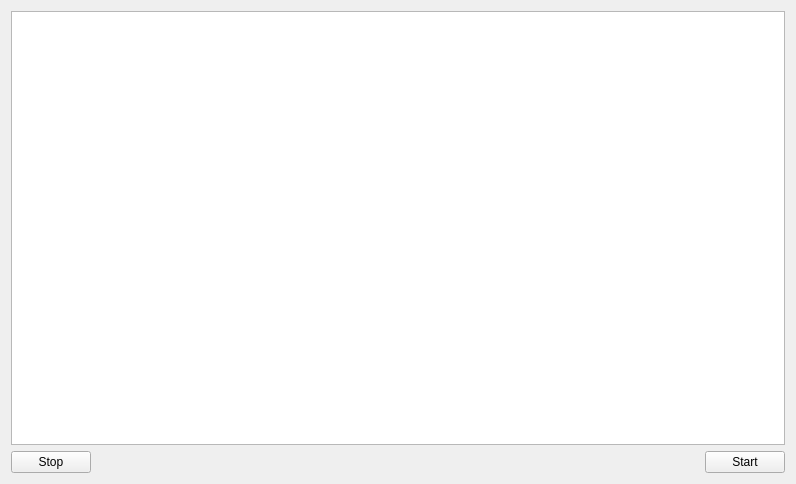
<?xml version="1.0" encoding="UTF-8"?>
<ui version="4.0">
 <class>NetworkWindow</class>
 <widget class="QMainWindow" name="NetworkWindow">
  <property name="geometry">
   <rect>
    <x>0</x>
    <y>0</y>
    <width>796</width>
    <height>484</height>
   </rect>
  </property>
  <property name="windowTitle">
   <string>NetworkWindow</string>
  </property>
  <widget class="QWidget" name="centralWidget">
   <layout class="QGridLayout" name="gridLayout">
    <item row="0" column="0" colspan="3">
     <widget class="QTextBrowser" name="textinfo"/>
    </item>
    <item row="1" column="0">
     <widget class="QPushButton" name="stoping">
      <property name="text">
       <string>Stop</string>
      </property>
     </widget>
    </item>
    <item row="1" column="1">
     <spacer name="horizontalSpacer">
      <property name="orientation">
       <enum>Qt::Horizontal</enum>
      </property>
      <property name="sizeHint" stdset="0">
       <size>
        <width>653</width>
        <height>20</height>
       </size>
      </property>
     </spacer>
    </item>
    <item row="1" column="2">
     <widget class="QPushButton" name="starting">
      <property name="text">
       <string>Start</string>
      </property>
     </widget>
    </item>
   </layout>
  </widget>
 </widget>
 <layoutdefault spacing="6" margin="11"/>
 <resources/>
 <connections/>
</ui>
